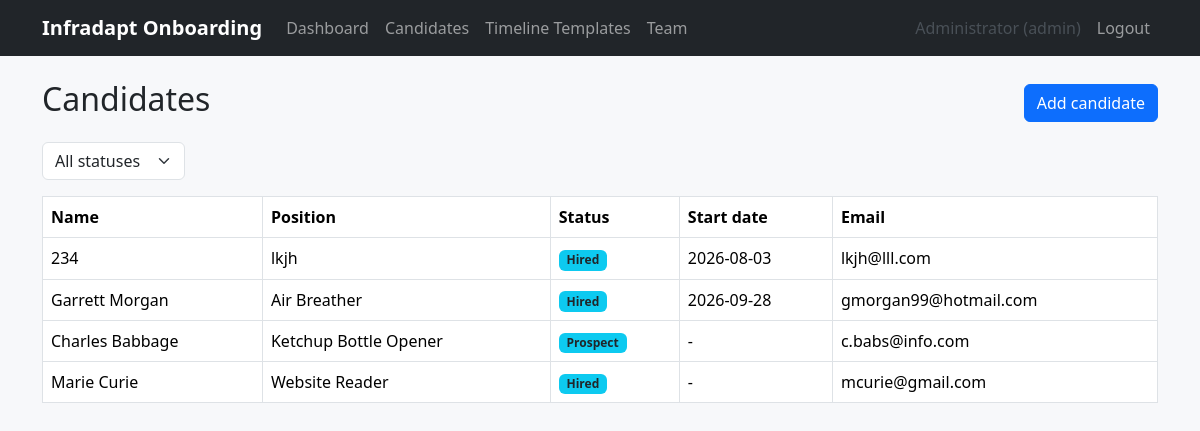
Page /candidates/ (signed in) on the committed database.
### app/models.py (models this page shows, shortened)
class User(UserMixin, db.Model):
    __tablename__ = "users"
    id = db.Column(db.Integer, primary_key=True)
    name = db.Column(db.String(120), nullable=False)
    email = db.Column(db.String(255), unique=True, nullable=False, index=True)
    password_hash = db.Column(db.String(255), nullable=False)
    role = db.Column(db.String(20), nullable=False, default=ROLE_MEMBER)
    active = db.Column(db.Boolean, nullable=False, default=True)
    created_at = db.Column(db.DateTime, nullable=False, default=datetime.utcnow)
    notes = db.relationship("Note", backref="author", lazy="dynamic")
    resumes_uploaded = db.relationship("Resume", backref="uploaded_by_user", lazy="dynamic")
    assigned_events = db.relationship(
        "HireEvent",
        foreign_keys="HireEvent.assigned_to",
        backref="assignee",
        lazy="dynamic",
    )
    @property
    def is_admin(self):
        return self.role == ROLE_ADMIN
    @property
    def is_active(self):
        return self.active

class Candidate(db.Model):
    __tablename__ = "candidates"
    id = db.Column(db.Integer, primary_key=True)
    name = db.Column(db.String(200), nullable=False)
    email = db.Column(db.String(255), nullable=True)
    phone = db.Column(db.String(50), nullable=True)
    position = db.Column(db.String(200), nullable=True)
    status = db.Column(db.String(30), nullable=False, default="prospect")
    start_date = db.Column(db.Date, nullable=True)
    created_at = db.Column(db.DateTime, nullable=False, default=datetime.utcnow)
    resumes = db.relationship(
        "Resume", backref="candidate", lazy="dynamic", cascade="all, delete-orphan"
    )
    notes = db.relationship(
        "Note",
        backref="candidate",
        lazy="dynamic",
        cascade="all, delete-orphan",
        order_by="desc(Note.created_at)",
    )
    hire_events = db.relationship(
        "HireEvent",
        backref="candidate",
        lazy="dynamic",
        cascade="all, delete-orphan",
        order_by="[HireEvent.due_date, HireEvent.sort_order]",
    )

### app/candidates.py (the view)
@candidates_bp.route("/")
@login_required
def list_candidates():
    status_filter = request.args.get("status", "").strip()
    query = Candidate.query
    if status_filter and status_filter in CANDIDATE_STATUSES:
        query = query.filter_by(status=status_filter)
    candidates = query.order_by(Candidate.created_at.desc()).all()
    return render_template(
        "candidates/list.html", candidates=candidates, status_filter=status_filter
    )

### app/templates/candidates/list.html (shortened to what this page needs)
{% extends "base.html" %}
{% block content %}
<div class="d-flex justify-content-between align-items-center mb-3">
  <h2>Candidates</h2>
  <a href="{{ url_for('candidates.new_candidate') }}" class="btn btn-primary">Add candidate</a>
</div>
<form method="get" class="row g-2 mb-3">
  <div class="col-auto">
    <select name="status" class="form-select" onchange="this.form.submit()">
      <option value="">All statuses</option>
    </select>
  </div>
</form>
<table class="table table-bordered bg-white align-middle">
  <thead>
    <tr>
      <th>Name</th>
      <th>Position</th>
      <th>Status</th>
      <th>Start date</th>
      <th>Email</th>
    </tr>
  </thead>
  <tbody>
    {% for c in candidates %}
    <tr onclick="window.location='{{ url_for('candidates.detail', candidate_id=c.id) }}'" style="cursor:pointer;">
      <td>{{ c.name }}</td>
      <td>{{ c.position or '-' }}</td>
      <td><span class="badge bg-info text-dark badge-status">{{ c.status }}</span></td>
      <td>{{ c.start_date.strftime('%Y-%m-%d') if c.start_date else '-' }}</td>
      <td>{{ c.email or '-' }}</td>
    </tr>
    {% else %}
    <tr><td colspan="5" class="text-center text-muted">No candidates found.</td></tr>
    {% endfor %}
  </tbody>
</table>
{% endblock %}

### app/templates/base.html (shortened to what this page needs)
<!doctype html>
<html lang="en">
<head>
  <link href="https://cdn.jsdelivr.net/npm/bootstrap@5.3.3/dist/css/bootstrap.min.css" rel="stylesheet">
  <link rel="stylesheet" href="{{ url_for('static', filename='style.css') }}">
</head>
<body>
  {% if current_user.is_authenticated %}
  <nav class="navbar navbar-expand-lg navbar-dark bg-dark mb-4">
    <div class="container">
      <a class="navbar-brand" href="{{ url_for('main.dashboard') }}">Infradapt Onboarding</a>
      <div class="collapse navbar-collapse" id="navMain">
        <ul class="navbar-nav me-auto">
          <li class="nav-item"><a class="nav-link" href="{{ url_for('main.dashboard') }}">Dashboard</a></li>
          <li class="nav-item"><a class="nav-link" href="{{ url_for('candidates.list_candidates') }}">Candidates</a></li>
          {% if current_user.is_admin %}
          <li class="nav-item"><a class="nav-link" href="{{ url_for('templates_admin.list_templates') }}">Timeline Templates</a></li>
          <li class="nav-item"><a class="nav-link" href="{{ url_for('auth.team_list') }}">Team</a></li>
          {% endif %}
        </ul>
        <ul class="navbar-nav">
          <li class="nav-item"><span class="nav-link text-light-emphasis">{{ current_user.name }} ({{ current_user.role }})</span></li>
          <li class="nav-item"><a class="nav-link" href="{{ url_for('auth.logout') }}">Logout</a></li>
        </ul>
      </div>
    </div>
  </nav>
  {% endif %}
  <div class="container pb-5">
    {% block content %}{% endblock %}
  </div>
</body>
</html>

### app/static/style.css (style rules this page uses)
body { background-color: #f7f8fa; }
.navbar-brand { font-weight: 600; }
.badge-status { text-transform: capitalize; }

### rows in the picture
User: name "Administrator", role "admin"
Candidate: name "234", position "lkjh", status "Hired", start_date "2026-08-03", email "lkjh@lll.com"
Candidate: name "Garrett Morgan", position "Air Breather", status "Hired", start_date "2026-09-28", email "gmorgan99@hotmail.com"
Candidate: name "Charles Babbage", position "Ketchup Bottle Opener", status "Prospect", start_date "-", email "c.babs@info.com"
Candidate: name "Marie Curie", position "Website Reader", status "Hired", start_date "-", email "mcurie@gmail.com"
